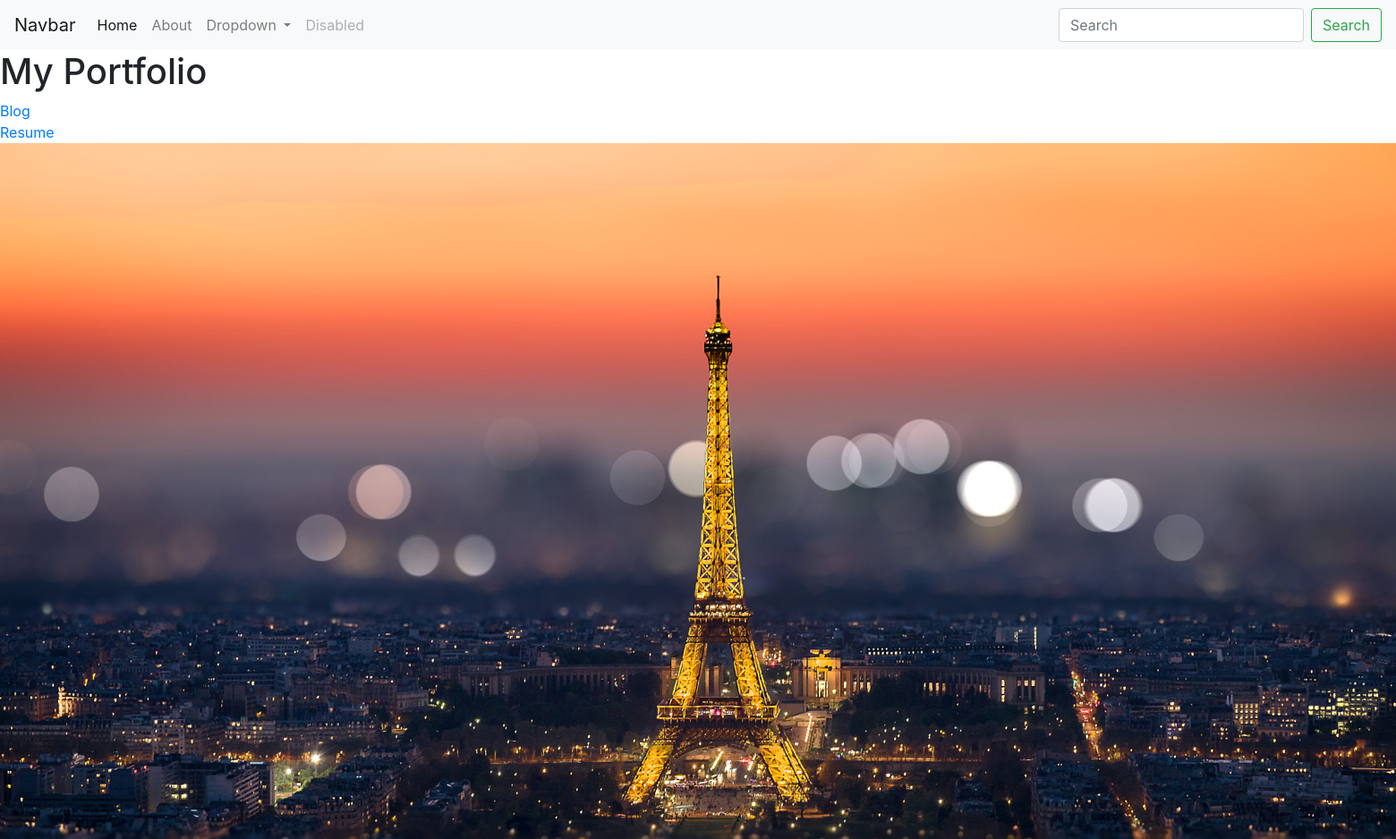
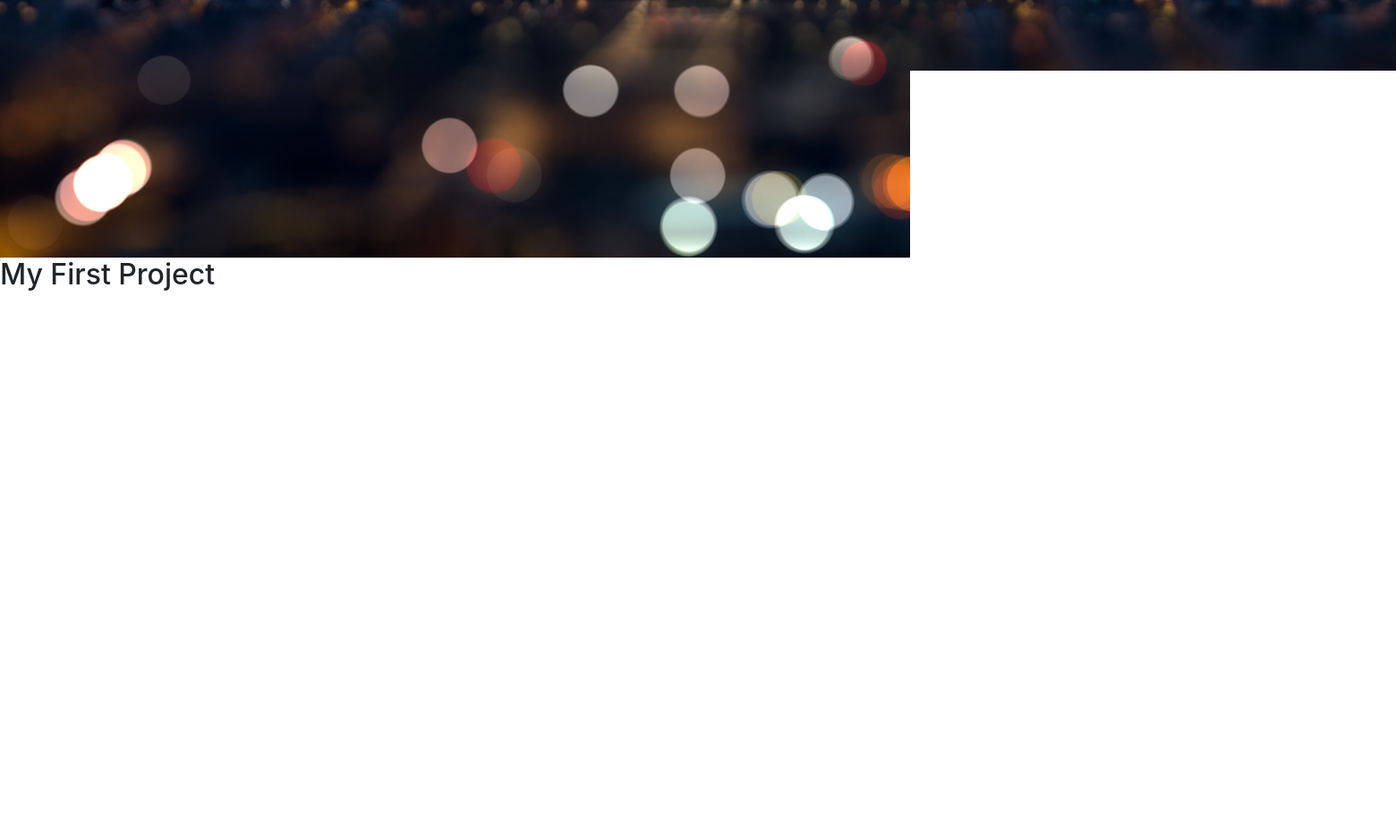
The page / on the database its author committed (2 pictures, top to bottom).
### portfolio/models.py (models this page shows, shortened)
class Project(models.Model):
    title = models.CharField(max_length = 100)
    description = models.CharField(max_length = 250)
    image = models.ImageField(upload_to = 'portfolio/images/')
    url = models.URLField(blank = True)

### portfolio/views.py (the view)
# urls.py: 2. Add a URL to urlpatterns:  path('', views.home, name='home')
def home(request):
    projects = Project.objects.all()
    return render(request, 'portfolio/home.html', {'projects' : projects})

### portfolio/templates/portfolio/home.html
{% extends 'portfolio/base.html' %}
{% block content %}
      <h1> My Portfolio </h1>
      {% load static %}
      <a href = "{% url 'blog:all_blogs'%}">Blog</a>
      <br>
      <a href= "{% static 'portfolio/resume.pdf' %}">Resume</a>
      <br>
      <img src = "{% static 'portfolio/Paris.jpg' %}">
      {% for project in projects %}
      <h2>{{ project.title }}</h2>
      <p>{{ project.description }}</p>
      <img src = "{{ project.image.url }}">
      {% if project.url %}
      <br><a href = "{{ project.url }}">Link </a>
      {% endif %}
      {% endfor %}
{% endblock %}

### rows shown on the page
Project: title "My First Project", image (picture)
